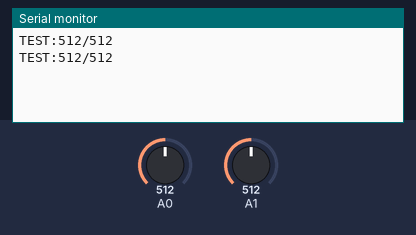
This sketch was run on a simulated Arduino Uno, built with avr-gcc and run on an emulated ATmega328P. Parts: the last lines printed to the serial monitor. Inputs (shaded band) come from the test bench; at power-on: A0 = 512, A1 = 512.

Above: at 1.8 s.
1.9 s: A0 set to 716
At 2.5 s:
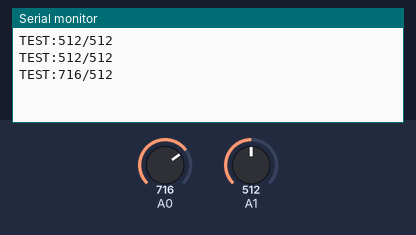
3.4 s: A1 set to 716
At 4.7 s:
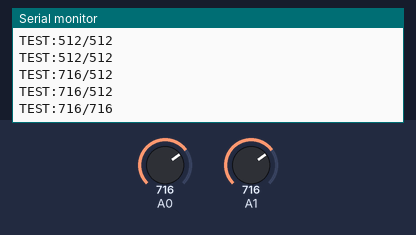
4.9 s: A0 set to 900
At 5.8 s:
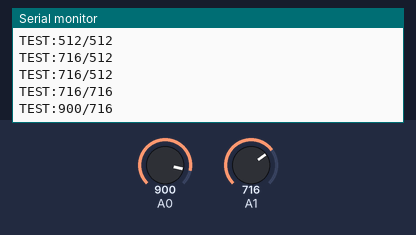
6.4 s: A1 set to 900
At 7.6 s:
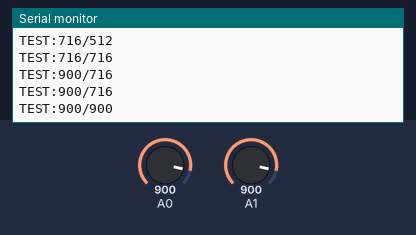
Timing chart, 0 to 8.9 s (numbered marks = the images above; inputs shaded):
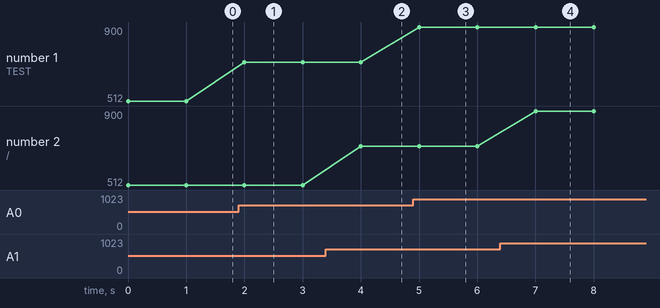

Measured:
- after the input at 1.9 s, the serial monitor: prints a new line after 0.10 s (image 1)
- after the input at 3.4 s, the serial monitor: prints a new line after 0.60 s (image 2)
- after the input at 4.9 s, the serial monitor: prints a new line after 0.10 s (image 3)
- after the input at 6.4 s, the serial monitor: prints a new line after 0.60 s (image 4)
- plotted number 1: 512 → 716 after the input at 1.9 s, 716 → 900 after the input at 4.9 s

The sketch:

ANALOG.ino
```cpp
//	use "switch_org.bat"

void					setup(void){
	Serial.begin(115200);
	while(!Serial);
	return;
}

void					loop(void){
	Serial.print(F("TEST:"));
	Serial.print(analogRead(0));
	Serial.print(F("/"));
	Serial.print(analogRead(1));
	Serial.print(F("\r\n"));
	delay(1000);
	return;
}
```
